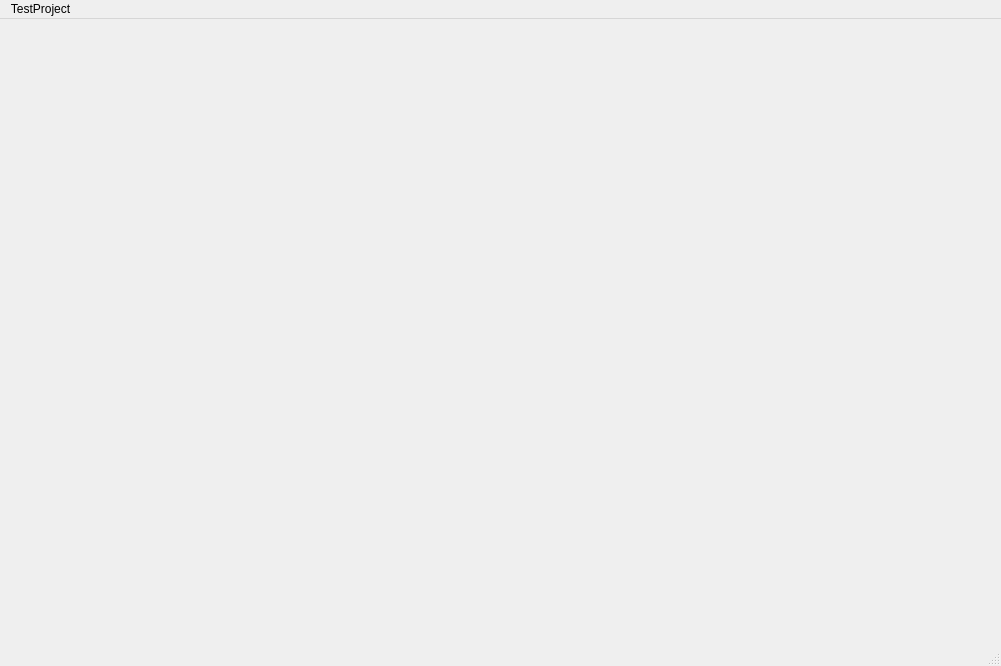
<?xml version="1.0" encoding="UTF-8"?>
<ui version="4.0">
 <class>MainWindow</class>
 <widget class="QMainWindow" name="MainWindow">
  <property name="geometry">
   <rect>
    <x>0</x>
    <y>0</y>
    <width>1001</width>
    <height>666</height>
   </rect>
  </property>
  <property name="windowTitle">
   <string>MainWindow</string>
  </property>
  <widget class="QWidget" name="centralwidget">
   <widget class="MonitorWidget" name="monitor_widget" native="true">
    <property name="geometry">
     <rect>
      <x>340</x>
      <y>10</y>
      <width>651</width>
      <height>581</height>
     </rect>
    </property>
   </widget>
   <widget class="SettingsWidget" name="settings_widget" native="true">
    <property name="geometry">
     <rect>
      <x>21</x>
      <y>11</y>
      <width>311</width>
      <height>581</height>
     </rect>
    </property>
   </widget>
  </widget>
  <widget class="QMenuBar" name="menubar">
   <property name="geometry">
    <rect>
     <x>0</x>
     <y>0</y>
     <width>1001</width>
     <height>22</height>
    </rect>
   </property>
   <widget class="QMenu" name="menuTestProject">
    <property name="title">
     <string>TestProject</string>
    </property>
   </widget>
   <addaction name="menuTestProject"/>
  </widget>
  <widget class="QStatusBar" name="statusbar"/>
 </widget>
 <customwidgets>
  <customwidget>
   <class>SettingsWidget</class>
   <extends>QWidget</extends>
   <header>SettingsWidget.h</header>
   <container>1</container>
  </customwidget>
  <customwidget>
   <class>MonitorWidget</class>
   <extends>QWidget</extends>
   <header location="global">MonitorWidget.h</header>
   <container>1</container>
  </customwidget>
 </customwidgets>
 <resources/>
 <connections/>
</ui>
